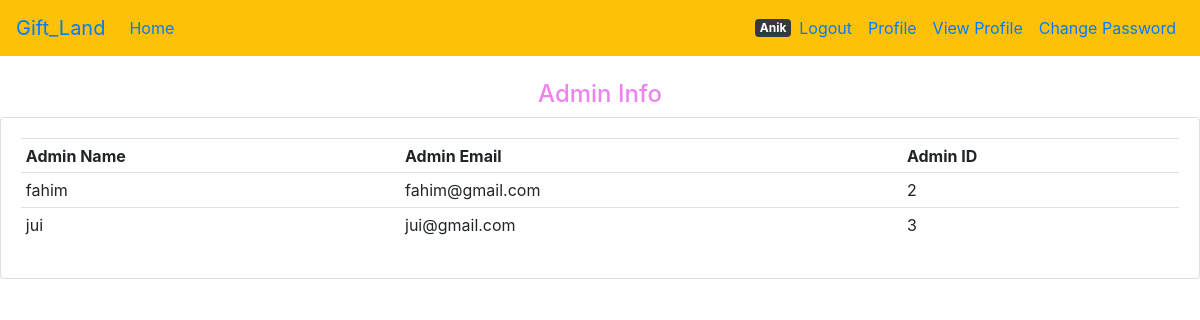
The page /manage/ (signed in) on the database its author committed.
### Admin/models.py (models this page shows, shortened)
class Admin(models.Model):
    admin_id=models.IntegerField(blank=True,null=True)
    admin_name=models.CharField(max_length=100)
    admin_email=models.CharField(max_length=200,unique=True)
    admin_password=models.CharField(max_length=200)

### Admin/views.py (the view)
# urls.py: path('manage/', Admin_views.Show_Admin),
def Show_Admin(request):
    admin_info=Admin.objects.all()
    context={
        'admin_info':admin_info,
    }
    return render(request,'admin.html',context)

### templates/admin.html
{% extends 'base.html' %}
{% block content %}
<br>
<div class="row">
	<div class="col-md">
        <h4 style="text-align: center; color:violet;">Admin Info</h4>
		<div class="card card-body">
			<table  class="table table-sm">
				<tr>
					<th>Admin Name</th>
					<th>Admin Email</th>
                    <th>Admin ID </th>
					{% for i in admin_info %}
					   <tr>
						   <td>{{ i.admin_name }}</td>
                           <td>{{ i.admin_email }}</td>
						   <td>{{ i.admin_id}}</td>
					   </tr>
					{% endfor %}
				</tr>
			</table>
		</div>
	</div>
</div>
{% endblock content %}

### templates/base.html (shortened to what this page needs)
<!doctype html>
<html lang="en">
  <head>
    <link rel="stylesheet" href="https://stackpath.bootstrapcdn.com/bootstrap/4.5.2/css/bootstrap.min.css">
  </head>
  <body>
<nav class="navbar navbar-expand-lg navbar-transparent bg-warning">
	<a class="navbar-brand" href="#">Gift_Land</a>
	<div class="collapse navbar-collapse" id="navbarSupportedContent">
	  <ul class="navbar-nav mr-auto">
		<li class="nav-item active">
		  <a class="nav-link" href="/">Home <span class="sr-only">(current)</span></a>
		</li>
	  </ul>
	{% if user.is_authenticated %}
	    <span class="badge badge-dark">{{user.username}}</span>
	<ul class="navbar-nav  my-2 my-lg-0">
		<li class="nav-item active">
		  <a class="nav-link" href="/account/logout">Logout<span class="sr-only">(current)</span></a>
		</li>
        <li class="nav-item">
			<a class="nav-link" href="/profile">Profile</a>
		  </li>
		  <li class="nav-item">
			<a class="nav-link" href="/profileview">View Profile</a>
		  </li>
        <li class="nav-item">
			<a class="nav-link" href="/account/password_change">Change Password</a>
		</li>
	</ul>
	{% endif %}
	</div>
  </nav>
  {% block content %}
  {% endblock %}
  </body>
</html>

### rows shown on the page
Admin: admin_name "fahim", admin_email "fahim@gmail.com", admin_id "2"
Admin: admin_name "jui", admin_email "jui@gmail.com", admin_id "3"

### other values the page prints
{{ user.username }} "Anik"
